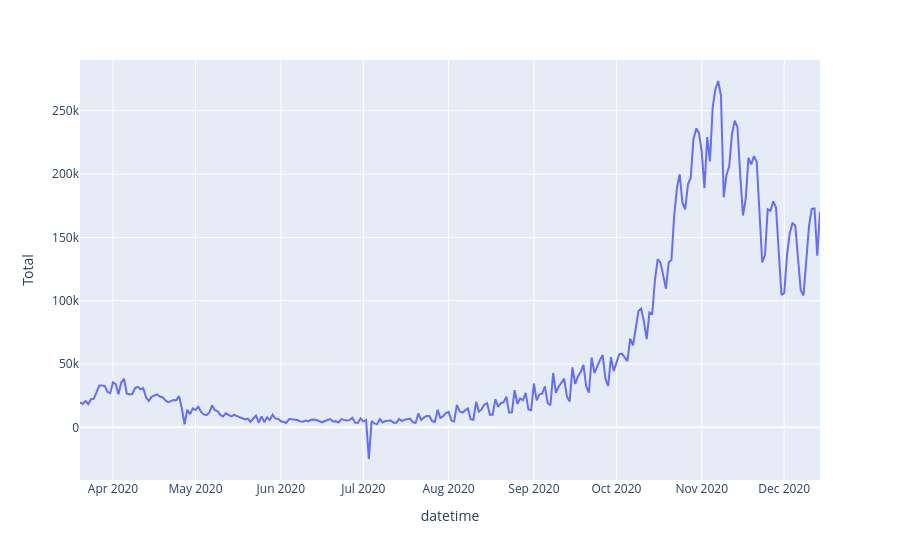

The notebook cell saved with this chart:
### Code cell
px.line(df_ecdc_covid, x="datetime", y="Total")

### Figure 1 — Plotly figure (JSON) as saved in the notebook; plotly's stock layout.template omitted (floating-point values rounded to 4 significant figures; data arrays with more than 128 entries replaced by an {"elided": "..."} marker saying what was removed)
{"data": [{"hovertemplate": "datetime=%{x}<br>Total=%{y}<extra></extra>", "legendgroup": "", "line": {"color": "#636efa", "dash": "solid"}, "marker": {"symbol": "circle"}, "mode": "lines", "name": "", "orientation": "v", "showlegend": false, "type": "scatter", "x": {"elided": "270 str values"}, "xaxis": "x", "y": {"elided": "270 int values"}, "yaxis": "y"}], "layout": {"legend": {"tracegroupgap": 0}, "margin": {"t": 60}, "xaxis": {"anchor": "y", "domain": [0, 1], "title": {"text": "datetime"}}, "yaxis": {"anchor": "x", "domain": [0, 1], "title": {"text": "Total"}}}}
